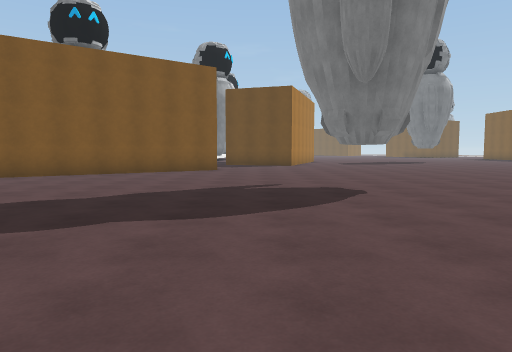
[1] (above)

19 first-person views from a walk through a scene from a Unity 3-D project. The camera is 1.3 m above the floor, tilts 4° down and sees 70° across. The floor is counted in squares, 2 m on a side. Each view is taken from the middle of a square. On the plan, view 1 faces up. The plan holds only what a view shows up to about 11 squares ahead; the rest is blank. The place goes on beyond the plan. Surface patterns are stand-ins for the level's own textures.

[2]
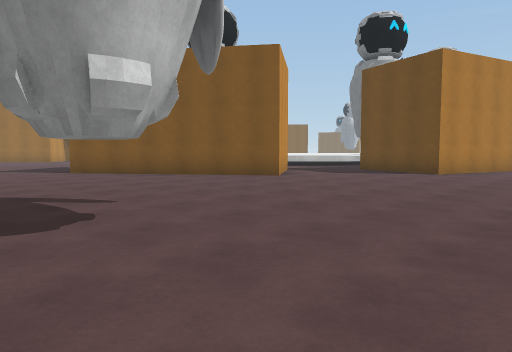

[3]
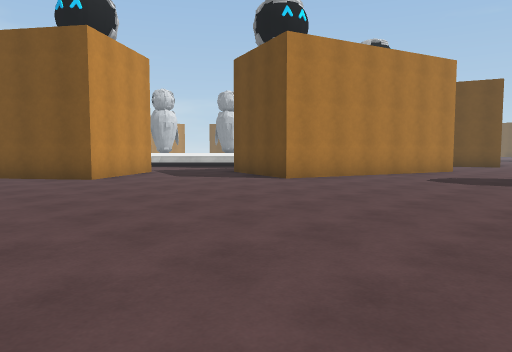

[4]
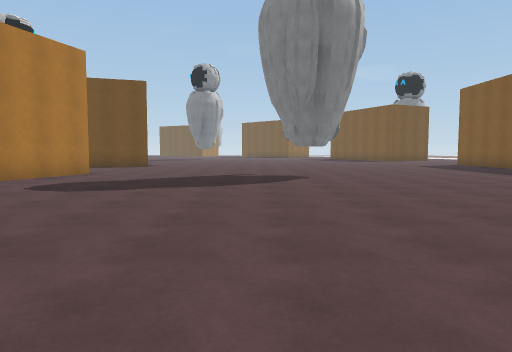

[5]
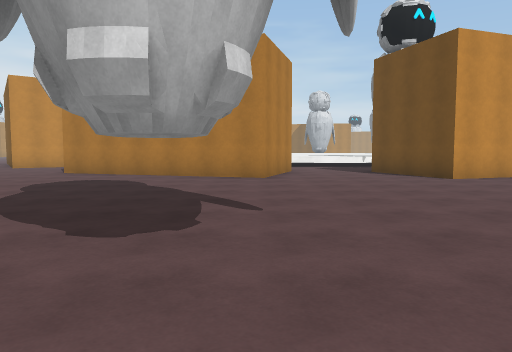

[6]
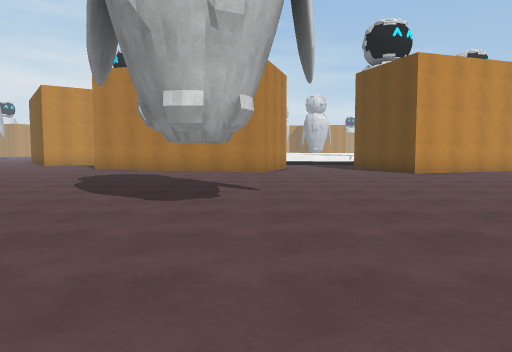

[7]
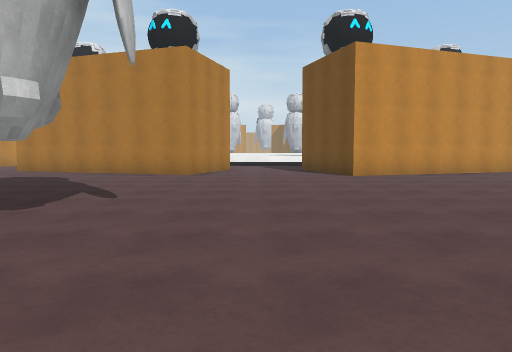

[8]
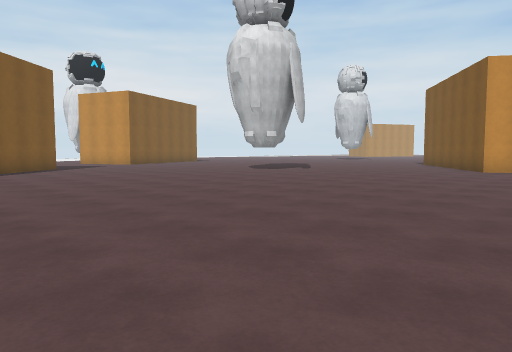

[9]
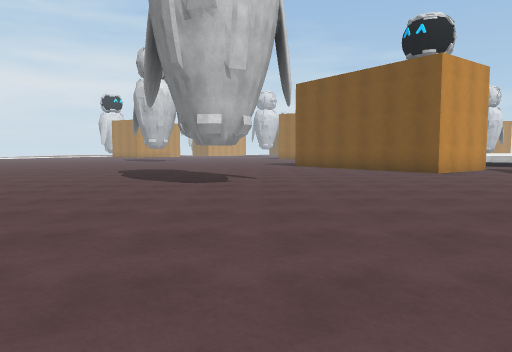

[10]
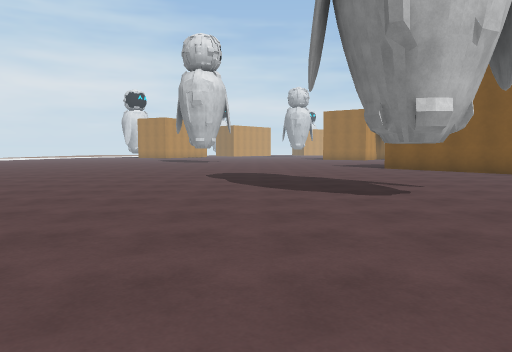

[11]
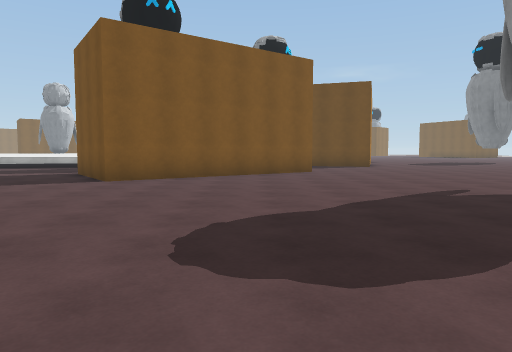

[12]
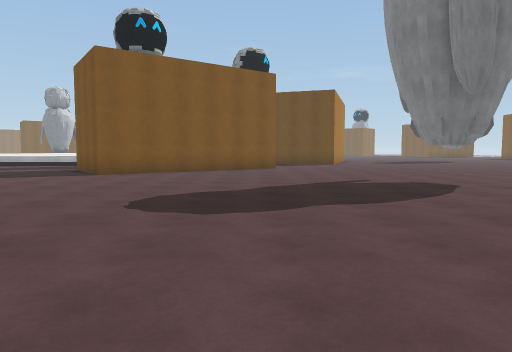

[13]
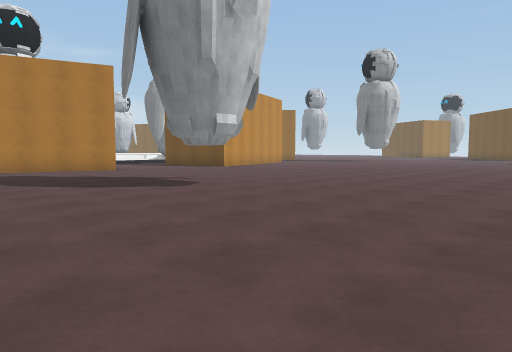

[14]
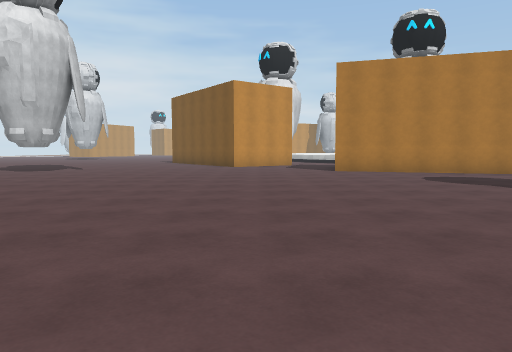

[15]
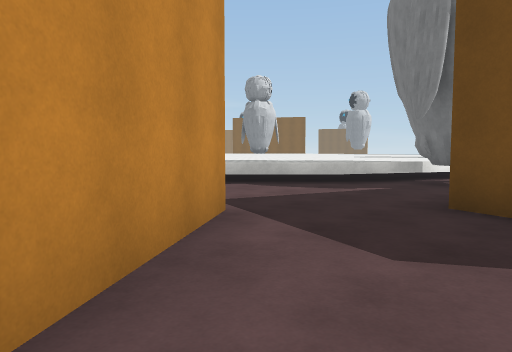

[16]
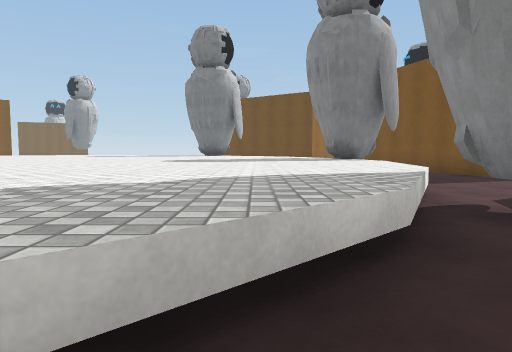

[17]
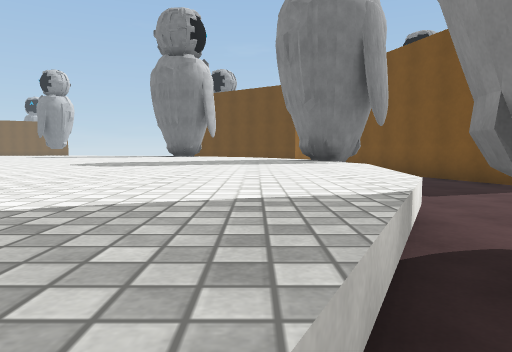

[18]
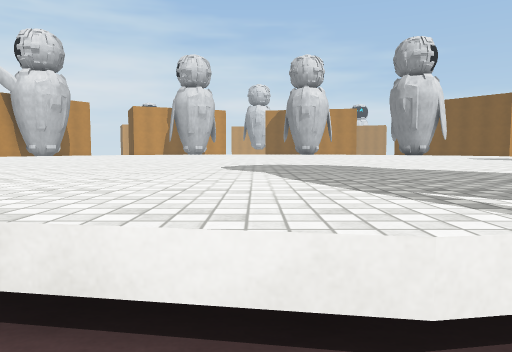

[19]
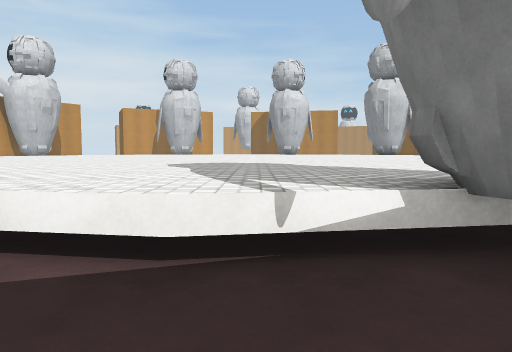

### Floor plan
Key: @ floor where view 1 was taken; # wall or solid block; x gap in a wall; . floor; ^ raised ledge.
Columns run from 7 left of view 1 to 15 right of it. Each row starts with its distance up from view 1.
 27 ^^^^^# ## #..... ....
 26 ^^^^^#..###..........
 25 ^^^^^^..##...........
 24 ^^^^^^................
 23 ^^^^^.................
 22 ^^^^^.. #..............
 21 ^^^^^.. ###............
 20 ^^^^x    ##.....#.....
 19 ^^^^.#   #.............
 18 ^^^...   #.............
 17  ^....####.............
 16   .....##..............
 15    ................
 14     #...............
 13     ##...............
 12     ##..............
 11 #  ##..............
 10 ####..............
  9 .#................
  8 ..................
  7 ..................
  6 .........#.......
  5  ................
  4  ................
  3   ..............#
  2    ..........  ##
  1    ........
  0    ....@..
 -1    .....
 -2    ....
 -3    ..

Positions as (right, up) in squares from view 1, and headings:
1: (0, 0), facing up
2: (5, 5), facing up-left
3: (7, 9), facing up-left
4: (8, 11), facing up
5: (12, 21), facing left
6: (14, 21), facing left
7: (13, 23), facing left
8: (11, 15), facing down-left
9: (9, 7), facing left
10: (7, 4), facing left
11: (-3, 1), facing up
12: (-2, -1), facing up
13: (15, 16), facing up-left
14: (13, 13), facing left
15: (0, 12), facing up-left
16: (-5, 16), facing up
17: (-4, 18), facing up
18: (-1, 24), facing left
19: (0, 25), facing left
